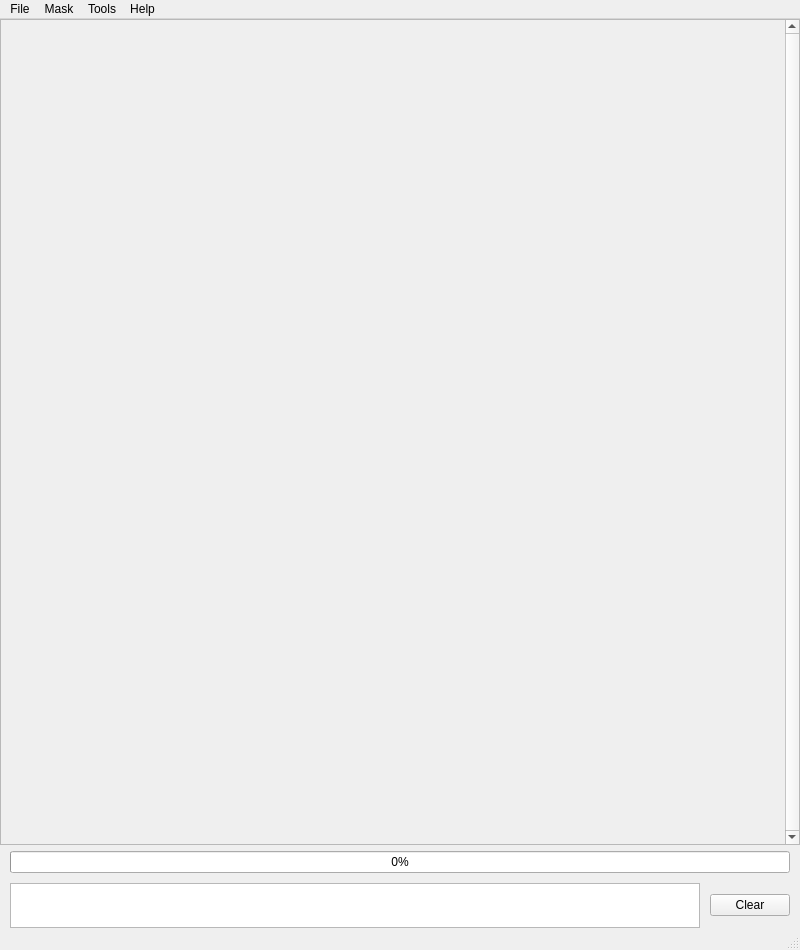
<?xml version="1.0" encoding="UTF-8"?>
<ui version="4.0">
 <class>MainWindow</class>
 <widget class="QMainWindow" name="MainWindow">
  <property name="geometry">
   <rect>
    <x>0</x>
    <y>0</y>
    <width>800</width>
    <height>950</height>
   </rect>
  </property>
  <property name="sizePolicy">
   <sizepolicy hsizetype="Preferred" vsizetype="Preferred">
    <horstretch>0</horstretch>
    <verstretch>0</verstretch>
   </sizepolicy>
  </property>
  <property name="minimumSize">
   <size>
    <width>800</width>
    <height>340</height>
   </size>
  </property>
  <property name="maximumSize">
   <size>
    <width>16777215</width>
    <height>16777215</height>
   </size>
  </property>
  <property name="windowTitle">
   <string>MJOLNIRGui</string>
  </property>
  <property name="windowOpacity">
   <double>1.000000000000000</double>
  </property>
  <widget class="QWidget" name="centralwidget">
   <property name="sizePolicy">
    <sizepolicy hsizetype="Expanding" vsizetype="Expanding">
     <horstretch>0</horstretch>
     <verstretch>0</verstretch>
    </sizepolicy>
   </property>
   <layout class="QVBoxLayout" name="verticalLayout_2">
    <property name="spacing">
     <number>0</number>
    </property>
    <property name="leftMargin">
     <number>0</number>
    </property>
    <property name="topMargin">
     <number>0</number>
    </property>
    <property name="rightMargin">
     <number>0</number>
    </property>
    <property name="bottomMargin">
     <number>0</number>
    </property>
    <item>
     <widget class="QScrollArea" name="scrollArea">
      <property name="sizePolicy">
       <sizepolicy hsizetype="Expanding" vsizetype="Expanding">
        <horstretch>0</horstretch>
        <verstretch>0</verstretch>
       </sizepolicy>
      </property>
      <property name="lineWidth">
       <number>0</number>
      </property>
      <property name="verticalScrollBarPolicy">
       <enum>Qt::ScrollBarAlwaysOn</enum>
      </property>
      <property name="horizontalScrollBarPolicy">
       <enum>Qt::ScrollBarAlwaysOff</enum>
      </property>
      <property name="widgetResizable">
       <bool>true</bool>
      </property>
      <widget class="QWidget" name="scrollAreaWidgetContents">
       <property name="geometry">
        <rect>
         <x>0</x>
         <y>0</y>
         <width>781</width>
         <height>822</height>
        </rect>
       </property>
       <layout class="QVBoxLayout" name="verticalLayout_4">
        <property name="leftMargin">
         <number>0</number>
        </property>
        <property name="topMargin">
         <number>0</number>
        </property>
        <property name="rightMargin">
         <number>0</number>
        </property>
        <property name="bottomMargin">
         <number>0</number>
        </property>
        <item>
         <layout class="QVBoxLayout" name="verticalLayout">
          <property name="spacing">
           <number>6</number>
          </property>
          <property name="sizeConstraint">
           <enum>QLayout::SetNoConstraint</enum>
          </property>
          <item>
           <widget class="QWidget" name="fixedOpen" native="true">
            <property name="sizePolicy">
             <sizepolicy hsizetype="Expanding" vsizetype="Fixed">
              <horstretch>0</horstretch>
              <verstretch>0</verstretch>
             </sizepolicy>
            </property>
            <property name="minimumSize">
             <size>
              <width>0</width>
              <height>300</height>
             </size>
            </property>
            <property name="toolTip">
             <string>Manage datasets and their datafiles</string>
            </property>
           </widget>
          </item>
          <item>
           <widget class="QWidget" name="collapsibleContainer" native="true">
            <property name="sizePolicy">
             <sizepolicy hsizetype="Preferred" vsizetype="Expanding">
              <horstretch>0</horstretch>
              <verstretch>0</verstretch>
             </sizepolicy>
            </property>
            <property name="styleSheet">
             <string notr="true"/>
            </property>
           </widget>
          </item>
         </layout>
        </item>
       </layout>
      </widget>
     </widget>
    </item>
    <item>
     <layout class="QVBoxLayout" name="verticalLayout_3">
      <property name="spacing">
       <number>10</number>
      </property>
      <property name="leftMargin">
       <number>10</number>
      </property>
      <property name="topMargin">
       <number>6</number>
      </property>
      <property name="rightMargin">
       <number>10</number>
      </property>
      <item>
       <widget class="QProgressBar" name="progressBar">
        <property name="sizePolicy">
         <sizepolicy hsizetype="Preferred" vsizetype="Fixed">
          <horstretch>0</horstretch>
          <verstretch>0</verstretch>
         </sizepolicy>
        </property>
        <property name="toolTip">
         <string>Current progress of action</string>
        </property>
        <property name="statusTip">
         <string>Current progress of action</string>
        </property>
        <property name="value">
         <number>0</number>
        </property>
       </widget>
      </item>
      <item>
       <layout class="QHBoxLayout" name="horizontalLayout">
        <property name="spacing">
         <number>10</number>
        </property>
        <property name="leftMargin">
         <number>0</number>
        </property>
        <property name="rightMargin">
         <number>0</number>
        </property>
        <item>
         <widget class="QTextBrowser" name="textBrowser">
          <property name="sizePolicy">
           <sizepolicy hsizetype="Expanding" vsizetype="Minimum">
            <horstretch>0</horstretch>
            <verstretch>0</verstretch>
           </sizepolicy>
          </property>
          <property name="maximumSize">
           <size>
            <width>16777215</width>
            <height>45</height>
           </size>
          </property>
          <property name="toolTip">
           <string>Log of messages from the gui</string>
          </property>
          <property name="statusTip">
           <string>Log of messages from the gui</string>
          </property>
         </widget>
        </item>
        <item>
         <widget class="QPushButton" name="log_reset_btn">
          <property name="toolTip">
           <string>Clear log</string>
          </property>
          <property name="statusTip">
           <string>Clear log</string>
          </property>
          <property name="text">
           <string>Clear</string>
          </property>
         </widget>
        </item>
       </layout>
      </item>
     </layout>
    </item>
   </layout>
  </widget>
  <widget class="QMenuBar" name="menubar">
   <property name="geometry">
    <rect>
     <x>0</x>
     <y>0</y>
     <width>800</width>
     <height>21</height>
    </rect>
   </property>
   <widget class="QMenu" name="menuFile">
    <property name="title">
     <string>File</string>
    </property>
    <addaction name="actionSave_GUI_state"/>
    <addaction name="actionLoad_GUI_state"/>
    <addaction name="separator"/>
    <addaction name="actionGenerate_View3d_script"/>
    <addaction name="actionGenerate_QELine_script"/>
    <addaction name="actionGenerate_QPlane_script"/>
    <addaction name="actionGenerate_1d_script"/>
    <addaction name="separator"/>
    <addaction name="actionClose_Windows"/>
    <addaction name="actionSettings"/>
    <addaction name="actionExit"/>
   </widget>
   <widget class="QMenu" name="menuMask">
    <property name="title">
     <string>Mask</string>
    </property>
    <addaction name="actionOpen_mask_gui"/>
    <addaction name="actionLoad_mask"/>
   </widget>
   <widget class="QMenu" name="menuHelp">
    <property name="title">
     <string>Help</string>
    </property>
    <addaction name="actionAbout"/>
    <addaction name="actionHelp"/>
    <addaction name="actionSubtraction"/>
   </widget>
   <widget class="QMenu" name="menuTools">
    <property name="title">
     <string>Tools</string>
    </property>
    <addaction name="actionPrediction_Tool"/>
    <addaction name="actionCalculate_Molecular_Weight"/>
    <addaction name="actionNeutron_Calculations"/>
    <addaction name="actionGenerate_Normalization"/>
    <addaction name="actionElectronic_Logbook"/>
    <addaction name="actionSubtraction_Of_DataSets"/>
   </widget>
   <addaction name="menuFile"/>
   <addaction name="menuMask"/>
   <addaction name="menuTools"/>
   <addaction name="menuHelp"/>
  </widget>
  <widget class="QStatusBar" name="statusbar"/>
  <action name="actionSave_GUI_state">
   <property name="text">
    <string>Save GUI state</string>
   </property>
  </action>
  <action name="actionLoad_GUI_state">
   <property name="text">
    <string>Load GUI state</string>
   </property>
  </action>
  <action name="actionGenerate_View3d_script">
   <property name="text">
    <string>Generate View3D script</string>
   </property>
  </action>
  <action name="actionGenerate_QELine_script">
   <property name="text">
    <string>Generate QE Cut script</string>
   </property>
  </action>
  <action name="actionGenerate_QPlane_script">
   <property name="text">
    <string>Generate QPlane script</string>
   </property>
  </action>
  <action name="actionGenerate_1d_script">
   <property name="text">
    <string>Generate 1D script</string>
   </property>
  </action>
  <action name="actionExit">
   <property name="text">
    <string>Exit</string>
   </property>
  </action>
  <action name="actionOpen_mask_gui">
   <property name="text">
    <string>Open Mask GUI</string>
   </property>
  </action>
  <action name="actionLoad_mask">
   <property name="text">
    <string>Load Mask</string>
   </property>
  </action>
  <action name="actionAbout">
   <property name="text">
    <string>About</string>
   </property>
  </action>
  <action name="actionHelp">
   <property name="text">
    <string>Help</string>
   </property>
  </action>
  <action name="actionChange_Theme">
   <property name="text">
    <string>Change Theme</string>
   </property>
  </action>
  <action name="actionSettings">
   <property name="text">
    <string>Settings</string>
   </property>
  </action>
  <action name="actionClose_Windows">
   <property name="text">
    <string>Close Windows</string>
   </property>
  </action>
  <action name="actionPrediction_Tool">
   <property name="text">
    <string>Prediction Tool</string>
   </property>
  </action>
  <action name="actionCalculate_Molecular_Weight">
   <property name="text">
    <string>Calculate Molecular Weight</string>
   </property>
  </action>
  <action name="actionNeutron_Calculations">
   <property name="text">
    <string>Neutron Calculations</string>
   </property>
  </action>
  <action name="actionGenerate_Normalization">
   <property name="text">
    <string>Generate Normalization</string>
   </property>
  </action>
  <action name="actionElectronic_Logbook">
   <property name="text">
    <string>Electronic Logbook</string>
   </property>
  </action>
  <action name="actionSubtraction_Of_DataSets">
   <property name="text">
    <string>Subtraction of DataSets</string>
   </property>
  </action>
  <action name="actionSubtraction">
   <property name="text">
    <string>Subtraction</string>
   </property>
  </action>
  <action name="actionCheck_Update">
   <property name="text">
    <string>Check Update</string>
   </property>
  </action>
 </widget>
 <resources/>
 <connections/>
</ui>
